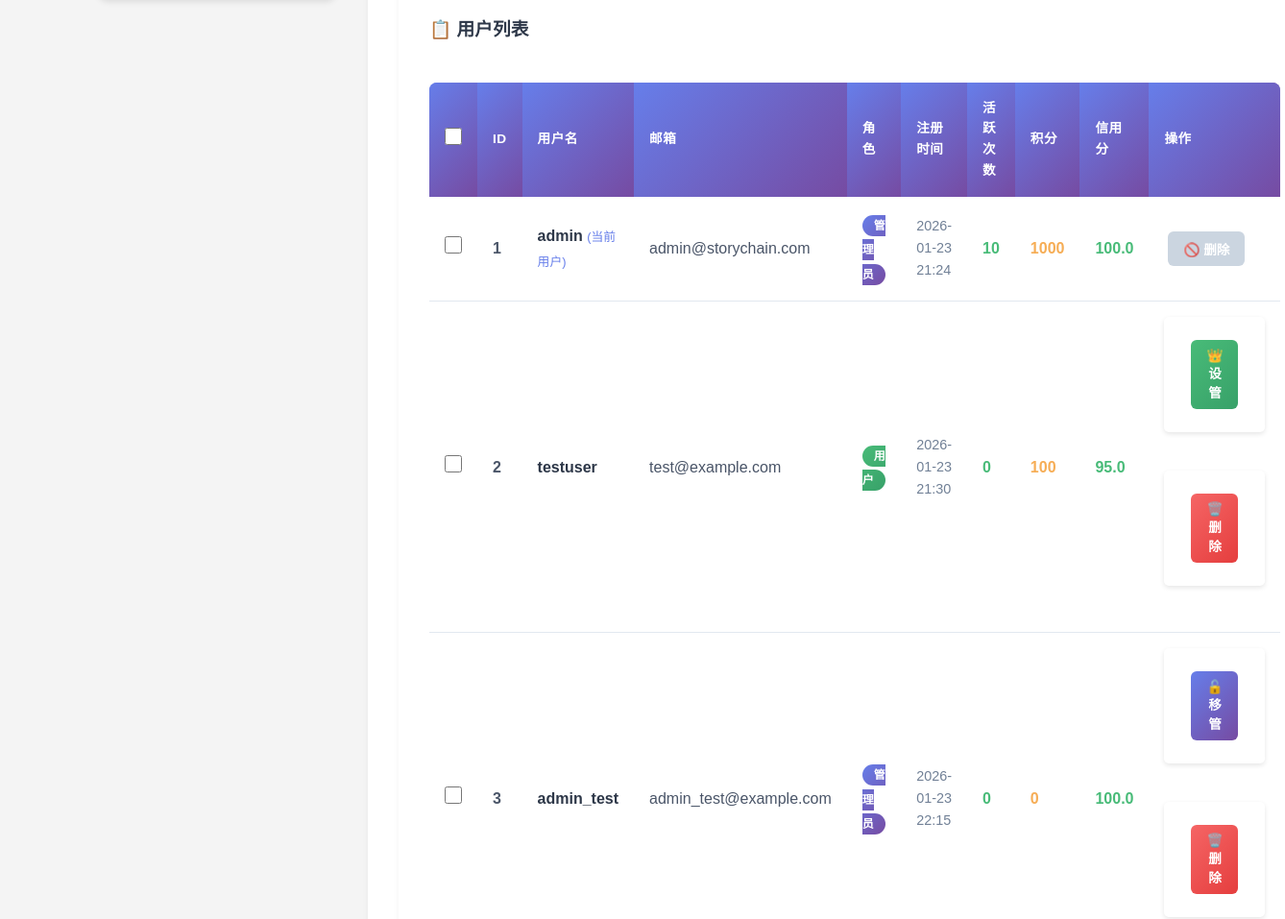
/admin/users (signed in, middle part), run on an earlier commit of the app's database.
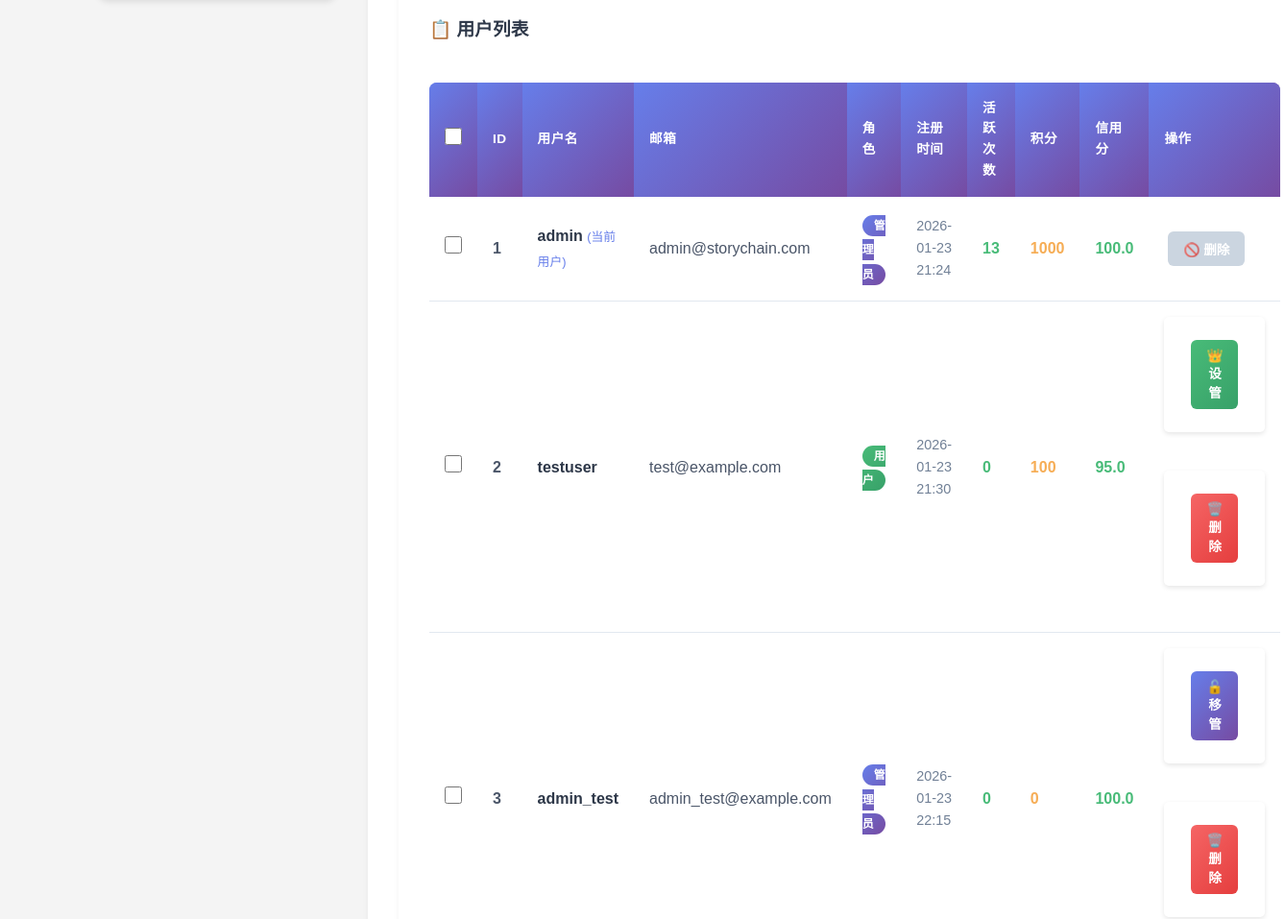
And on a later commit of the database.
### database.py (models this page shows)
class UserDB(Base):
    __tablename__ = "users"
    id = Column(Integer, primary_key=True, index=True)
    username = Column(String(50), unique=True, index=True, nullable=False)
    email = Column(String(100), unique=True, index=True, nullable=False)
    password_hash = Column(String(255), nullable=False)
    role = Column(String(20), default="user")
    registered_at = Column(DateTime, default=datetime.now)
    active_count = Column(Integer, default=0)
    points = Column(Integer, default=0)
    credit = Column(Float, default=100.0)
    stories = relationship("StoryDB", back_populates="author")
    chapters = relationship("StoryChapterDB", back_populates="author")
    chapter_comments = relationship("ChapterCommentDB", back_populates="author")
    discussions = relationship("DiscussionDB", back_populates="author")
    discussion_comments = relationship("DiscussionCommentDB", back_populates="author")

### routers/admin.py (the view)
@router.get("/admin/users", response_class=HTMLResponse)
async def admin_users(
    request: Request,
    db: Session = Depends(get_db),
    current_user: UserDB = Depends(require_admin)
):
    if not current_user:
        return RedirectResponse(url="/login", status_code=303)
    users = get_all_users(db)
    return templates.TemplateResponse(
        "admin_users.html",
        {
            "request": request,
            "current_user": current_user,
            "users": users
        }
    )

### templates/admin_users.html (shortened to what the changed rows need)
{% extends "admin_base.html" %}
{% block content %}
    {% if users %}
        <div style="background: white; padding: 2rem; border-radius: 12px; box-shadow: 0 4px 6px rgba(0, 0, 0, 0.05); margin-bottom: 2rem;">
            <div style="overflow-x: auto;">
                <table class="admin-table">
                    <thead>
                        <tr>
                            <th>ID</th>
                            <th>用户名</th>
                            <th>邮箱</th>
                            <th>角色</th>
                            <th>注册时间</th>
                            <th>活跃次数</th>
                            <th>积分</th>
                            <th>信用分</th>
                            <th>操作</th>
                        </tr>
                    </thead>
                    <tbody>
                        {% for user in users %}
                        <tr>
                            <td><strong>{{ user.id }}</strong></td>
                            <td>
                                <strong style="color: #2d3748;">{{ user.username }}</strong>
                                {% if user.username == current_user.username %}
                                    <span style="color: #667eea; font-size: 0.8rem;">(当前用户)</span>
                                {% endif %}
                            </td>
                            <td style="color: #4a5568;">{{ user.email }}</td>
                            <td>
                                <span class="role-badge role-{{ user.role }}">
                                    {{ "管理员" if user.role == "admin" else "用户" }}
                                </span>
                            </td>
                            <td style="color: #718096; font-size: 0.9rem;">
                                {{ user.registered_at.strftime('%Y-%m-%d %H:%M') }}
                            </td>
                            <td>
                                <span style="color: #48bb78; font-weight: 600;">{{ user.active_count }}</span>
                            </td>
                            <td>
                                <span style="color: #f6ad55; font-weight: 600;">{{ user.points }}</span>
                            </td>
                            <td>
                                <span style="color: {% if user.credit >= 80 %}#48bb78{% elif user.credit >= 60 %}#f6ad55{% else %}#f56565{% endif %}; font-weight: 600;">
                                    {{ "%.1f"|format(user.credit) }}
                                </span>
                            </td>
                            <td>
                                <div style="display: flex; gap: 0.5rem; flex-wrap: wrap;">
                                    {% if user.username != current_user.username %}
                                        <form action="/admin/delete/user/{{ user.id }}" method="post" style="display: inline;">
                                            <button type="submit" class="btn-admin btn-admin-danger"
                                                    onclick="return confirm('确定要删除用户 {{ user.username }} 吗？此操作不可恢复！')"
                                                    title="删除用户">
                                                🗑️ 删除
                                            </button>
                                        </form>
                                    {% else %}
                                        <button class="btn-admin" disabled title="不能删除当前用户" style="background: #cbd5e0; color: white;">
                                            🚫 删除
                                        </button>
                                    {% endif %}
                                </div>
                            </td>
                        </tr>
                        {% endfor %}
                    </tbody>
                </table>
            </div>
        </div>
    {% else %}
        <div style="background: white; padding: 3rem; border-radius: 12px; box-shadow: 0 4px 6px rgba(0, 0, 0, 0.05); text-align: center;">
            <div style="font-size: 4rem; margin-bottom: 1rem;">👥</div>
            <h3 style="color: #4a5568; margin-bottom: 1rem;">暂无用户</h3>
            <p style="color: #718096;">系统中还没有任何用户注册。</p>
        </div>
    {% endif %}
{% endblock %}

What changed in the data, as far as the page shows it:
changed UserDB "admin": active_count "10" → "13"
